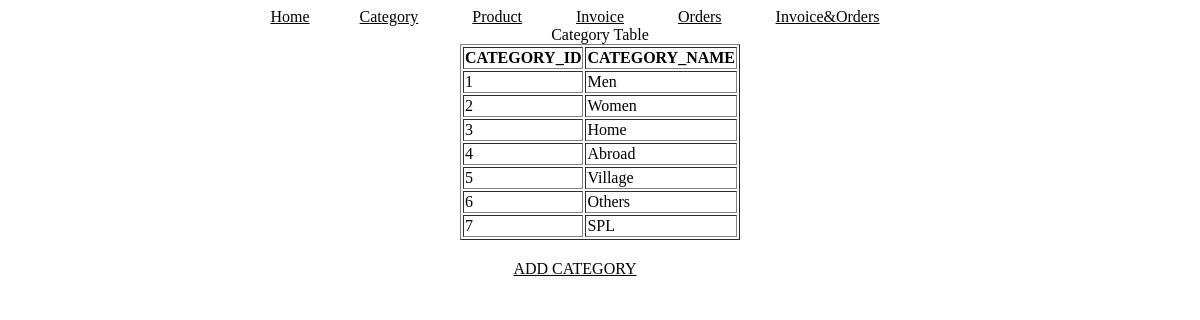
/categories.php, run on the app's committed database.
### tables this page shows
CREATE TABLE `category` (
  `category_id` int(11) NOT NULL,
  `category_name` varchar(15) DEFAULT NULL
);

### categories.php (the view, shortened to what this page needs)
<html>
	<head>
		<link rel="stylesheet" type="text/css" href= "link.css">
	</head>
	<body>
	<div width="100%" align="center">
	<a href="index.php">Home</a><a href="categories.php">Category</a> <a href="products.php?id=">Product</a> <a href="invoices.php">Invoice</a> <a href="orders.php">Orders</a> <a href="merge.php">Invoice&Orders</a>
	</div>
<?php
	$server_name = "localhost";
	$user_name = "root";
	$user_pass = "";
	$database_name ="bagdoomdb";
	$conn = mysqli_connect($server_name, $user_name, $user_pass);
	if(mysqli_connect_errno()){
		echo mysqli_connect_error();
	}
	else{
		mysqli_select_db($conn, $database_name);
		$sql_query = "select * from Category";
		$result = mysqli_query($conn, $sql_query);
		if($result == false){
			echo mysqli_error($conn);
		}
		else{
			echo "<div align ='center'>";
			echo "<table border ='1'>";
			echo "<caption> Category Table </caption>";
			echo "<tr>";
				echo "<th>CATEGORY_ID</th><th>CATEGORY_NAME</th>";
			echo "</tr>";
			if (mysqli_num_rows($result)>0){
				while($row = mysqli_fetch_assoc($result)){
					echo "<tr><td>".$row["category_id"]."</td>"."<td>".$row["category_name"]."</td></tr>";
				}
			}
			else {
				echo "<tr><td colspan='2'>0 results</td></tr>";
			}
			echo "</table>";
			echo "</div>";
		}
	}
?>
	<div width="100%" align="center" style="padding-top: 20px;">
		<a href="addCategory.php">ADD CATEGORY</a>
	</div>
	</body>
</html>

### link.css (style rules this page uses)
a { color: black; border: 4px 4px 0 0; width:50px; height:20px; text-decoration: underline; padding-right: 50px; }

### data on the page
category: category_id "1", category_name "Men"
category: category_id "2", category_name "Women"
category: category_id "3", category_name "Home"
category: category_id "4", category_name "Abroad"
category: category_id "5", category_name "Village"
category: category_id "6", category_name "Others"
category: category_id "7", category_name "SPL"
